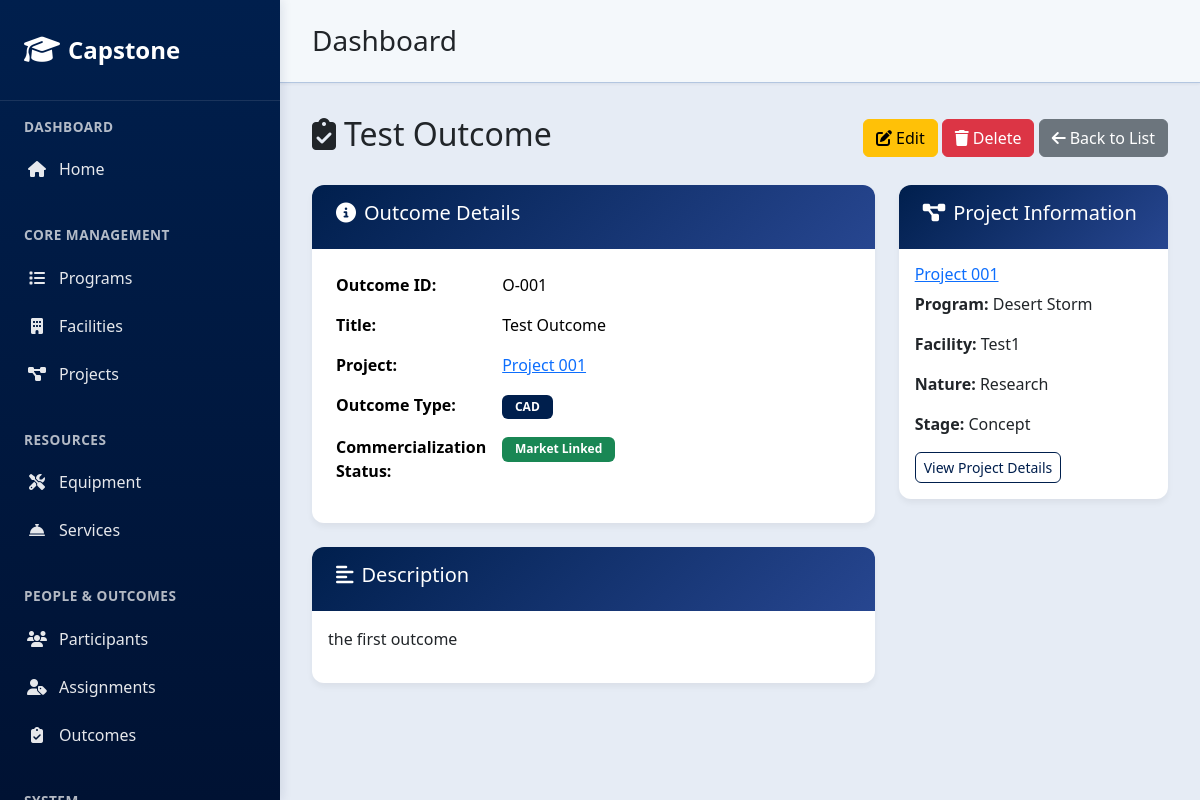
/outcomes/1/, run on the app's committed database.
### core/models.py (models this page shows, shortened)
class Outcome(models.Model):
    outcome_id = models.CharField(max_length=10, unique=True, blank=True, null=True)
    project = models.ForeignKey('Project', on_delete=models.CASCADE, related_name='outcomes', null=True, blank=True)
    title = models.CharField(max_length=200, default='New Outcome')
    description = models.TextField(default='Outcome description')
    artifact_link = models.URLField(blank=True, null=True)
    outcome_type = models.CharField(max_length=100, choices=(
        ('CAD', 'CAD'),
        ('PCB', 'PCB'),
        ('Prototype', 'Prototype'),
        ('Report', 'Report'),
        ('Business Plan', 'Business Plan'),
    ), default='Report')
    quality_certification = models.CharField(max_length=255, blank=True, null=True)
    commercialization_status = models.CharField(max_length=100, choices=(
        ('Demoed', 'Demoed'),
        ('Market Linked', 'Market Linked'),
        ('Launched', 'Launched'),
    ), blank=True, null=True)

class Project(models.Model):
    project_id = models.CharField(max_length=10, unique=True, blank=True, null=True)
    program = models.ForeignKey('Program', on_delete=models.PROTECT, related_name='projects', null=True, blank=True)
    facility = models.ForeignKey('Facility', on_delete=models.PROTECT, related_name='projects', null=True, blank=True)
    title = models.CharField(max_length=200, default='New Project')
    nature_of_project = models.CharField(max_length=100, choices=(
        ('Research', 'Research'),
        ('Prototype', 'Prototype'),
        ('Applied', 'Applied'),
    ), default='Research')
    description = models.TextField(default='Project description')
    innovation_focus = models.CharField(max_length=255, blank=True, null=True)
    prototype_stage = models.CharField(max_length=100, choices=(
        ('Concept', 'Concept'),
        ('Prototype', 'Prototype'),
        ('MVP', 'MVP'),
        ('Market Launch', 'Market Launch'),
    ), blank=True, null=True)
    testing_requirements = models.TextField(blank=True, null=True)
    commercialization_plan = models.TextField(blank=True, null=True)

class Program(models.Model):
    program_id = models.CharField(max_length=10, unique=True, blank=True, null=True)
    name = models.CharField(max_length=200)
    description = models.TextField()
    national_alignment = models.CharField(max_length=255, choices=NATIONAL_ALIGNMENT_CHOICES, blank=True, null=True)
    focus_areas = models.CharField(max_length=255, choices=FOCUS_AREAS_CHOICES, help_text="Comma-separated list of domains")
    phases = models.CharField(max_length=255, choices=PHASES_CHOICES, help_text="Comma-separated list of phases")

class Facility(models.Model):
    facility_id = models.CharField(max_length=10, unique=True, blank=True, null=True)
    name = models.CharField(max_length=200)
    location = models.CharField(max_length=200)
    description = models.TextField()
    partner_organization = models.CharField(max_length=200, choices=PARTNER_ORGANIZATION_CHOICES, blank=True, null=True)
    facility_type = models.CharField(max_length=100, choices=FACILITY_TYPE_CHOICES)
    capabilities = models.CharField(max_length=255, choices=CAPABILITIES_CHOICES)

### core/interfaces/controllers/outcome_views.py (the view)
# urls.py: path('outcomes/<int:pk>/', outcome_views.OutcomeDetailView.as_view(), name='outcome_detail'),
class OutcomeDetailView(DetailView):
    model = Outcome
    template_name = "core/outcome_detail.html"
    context_object_name = "outcome"

### core/templates/core/outcome_detail.html (shortened to what this page needs)
{% extends 'core/base.html' %}
{% block content %}
<div class="d-flex justify-content-between align-items-center mb-4">
  <h2><i class="fas fa-clipboard-check me-2"></i>{{ outcome.title }}</h2>
  <div>
    <a href="{% url 'outcome_update' outcome.pk %}" class="btn btn-warning">
      <i class="fas fa-edit me-1"></i>Edit
    </a>
    <a href="{% url 'outcome_delete' outcome.pk %}" class="btn btn-danger">
      <i class="fas fa-trash me-1"></i>Delete
    </a>
    <a href="{% url 'outcome_list' %}" class="btn btn-secondary">
      <i class="fas fa-arrow-left me-1"></i>Back to List
    </a>
  </div>
</div>
<div class="row">
  <div class="col-md-8">
    <div class="card">
      <div class="card-header">
        <h5><i class="fas fa-info-circle me-2"></i>Outcome Details</h5>
      </div>
      <div class="card-body">
        <table class="table table-borderless">
          <tr>
            <th style="width: 30%;">Outcome ID:</th>
            <td>{{ outcome.outcome_id }}</td>
          </tr>
          <tr>
            <th>Title:</th>
            <td>{{ outcome.title }}</td>
          </tr>
          <tr>
            <th>Project:</th>
            <td><a href="{% url 'project_detail' outcome.project.pk %}">{{ outcome.project.title }}</a></td>
          </tr>
          <tr>
            <th>Outcome Type:</th>
            <td><span class="badge bg-primary">{{ outcome.outcome_type }}</span></td>
          </tr>
          {% if outcome.commercialization_status %}
          <tr>
            <th>Commercialization Status:</th>
            <td><span class="badge bg-success">{{ outcome.commercialization_status }}</span></td>
          </tr>
          {% endif %}
        </table>
      </div>
    </div>
    <div class="card mt-4">
      <div class="card-header">
        <h5><i class="fas fa-align-left me-2"></i>Description</h5>
      </div>
      <div class="card-body">
        {{ outcome.description|linebreaks }}
      </div>
    </div>
  </div>
  <div class="col-md-4">
    <div class="card">
      <div class="card-header">
        <h5><i class="fas fa-project-diagram me-2"></i>Project Information</h5>
      </div>
      <div class="card-body">
        <h6><a href="{% url 'project_detail' outcome.project.pk %}">{{ outcome.project.title }}</a></h6>
        <p><strong>Program:</strong> {{ outcome.project.program.name }}</p>
        <p><strong>Facility:</strong> {{ outcome.project.facility.name }}</p>
        <p><strong>Nature:</strong> {{ outcome.project.nature_of_project }}</p>
        {% if outcome.project.prototype_stage %}
          <p><strong>Stage:</strong> {{ outcome.project.prototype_stage }}</p>
        {% endif %}
        <a href="{% url 'project_detail' outcome.project.pk %}" class="btn btn-sm btn-outline-primary">
          View Project Details
        </a>
      </div>
    </div>
  </div>
</div>
{% endblock %}

### core/templates/core/base.html (style rules this page uses)
:root { --primary-blue: #001f4d; --light-blue: #274690; --dark-blue: #001233; --blue-hover: #003366; }
.card { border: none; border-radius: 12px; box-shadow: 0 4px 6px rgba(0, 0, 0, 0.05); transition: all 0.3s ease; background: white; }
.card-header { background: linear-gradient(135deg, var(--primary-blue), var(--light-blue)); color: #fff; border-radius: 12px 12px 0 0 !important; padding: 1rem 1.5rem; border: none; }
.btn-outline-primary { color: var(--primary-blue); border-color: var(--primary-blue); border-radius: 6px; background: #fff; }
.badge { border-radius: 6px; padding: 0.4rem 0.8rem; background: var(--primary-blue); color: #fff; }
.bg-primary { background: var(--primary-blue) !important; }

### data on the page
Outcome: title "Test Outcome", outcome_id "O-001", project "Project 001", outcome_type "CAD", commercialization_status "Market Linked", description "the first outcome", project.program.name "Desert Storm", project.facility.name "Test1", project.nature_of_project "Research", project.prototype_stage "Concept"
